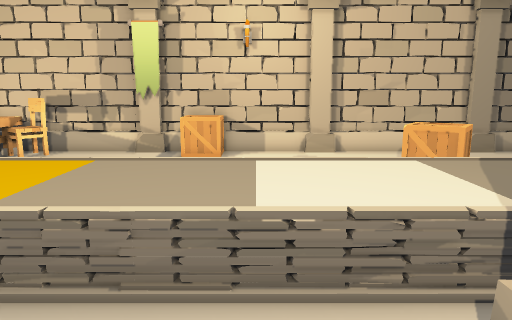
view 1 (above)

17 first-person views from a walk through a scene from a Unity 3-D project. The camera is 1.4 m above the floor, tilts 10° down and sees 70° across. The floor is counted in squares, 0.5 m on a side. Each view is taken from the middle of a square. On the plan, view 1 faces up. The plan holds only what a view shows up to about 20 squares ahead; the rest is blank. The player character is not drawn.

view 2
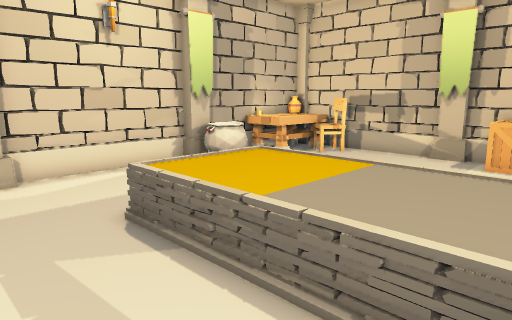

view 3
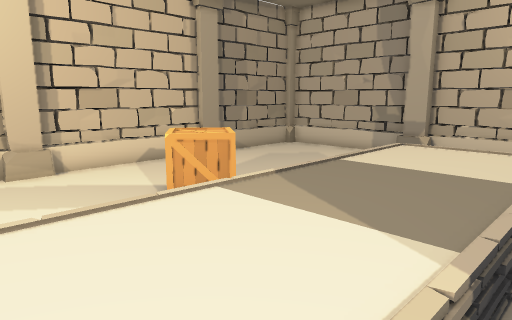

view 4
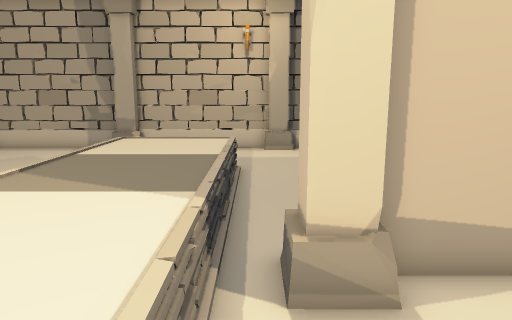

view 5
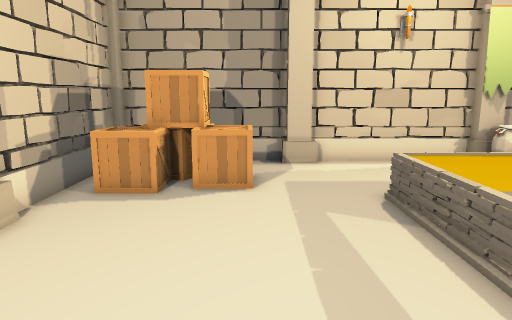

view 6
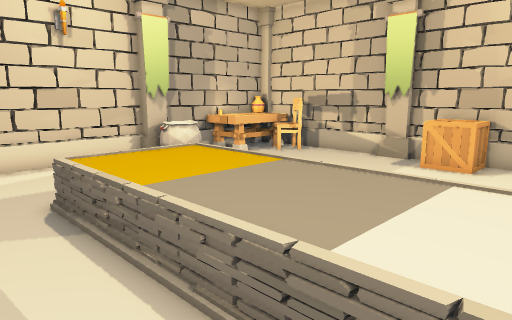

view 7
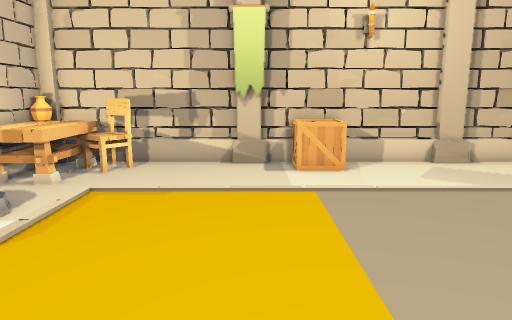

view 8
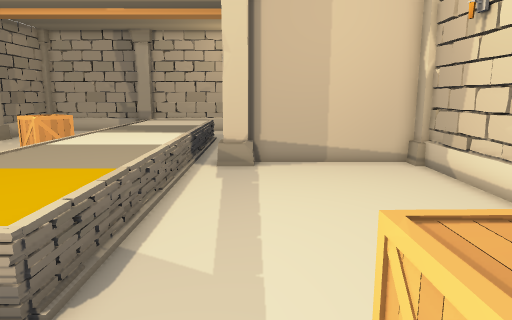

view 9
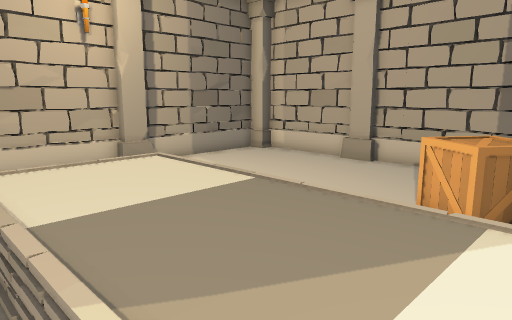

view 10
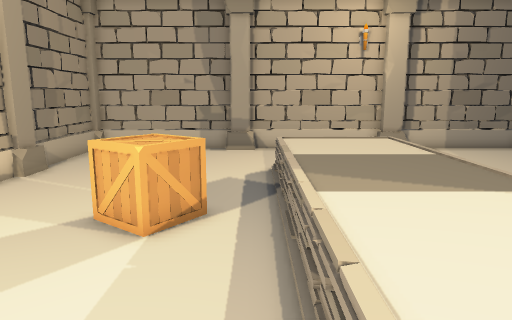

view 11
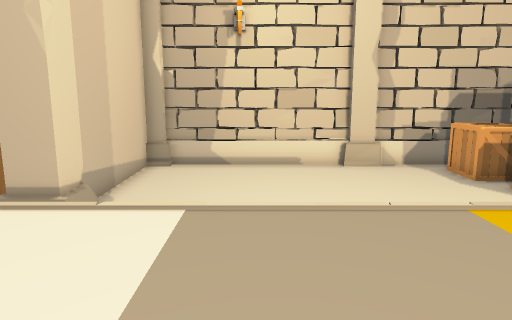

view 12
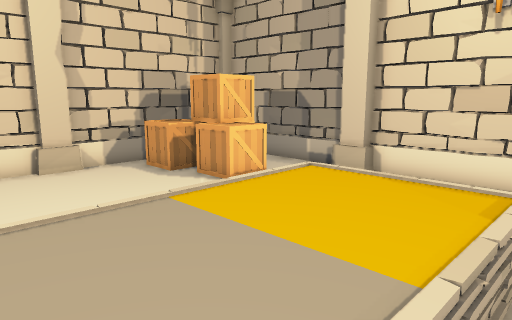

view 13
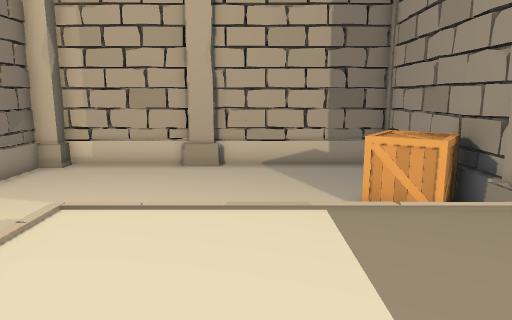

view 14
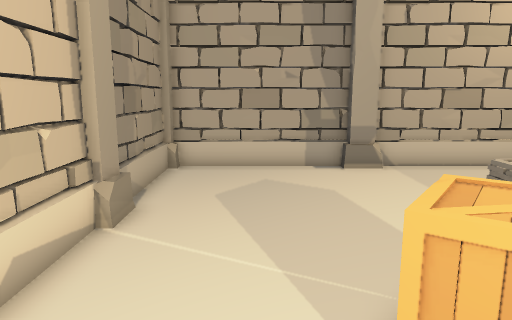

view 15
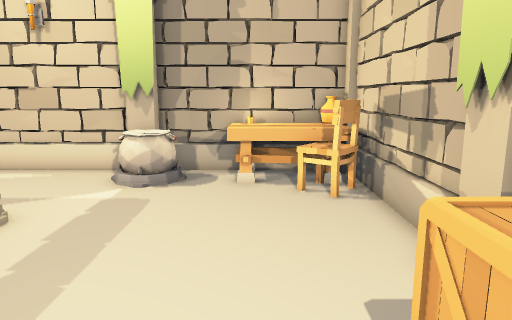

view 16
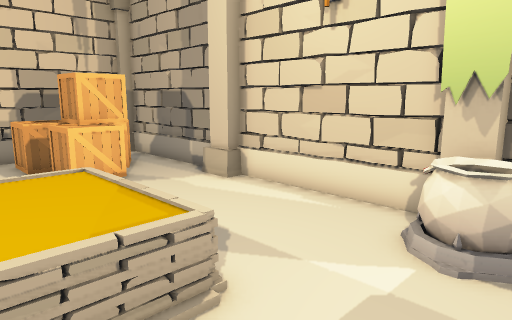

view 17
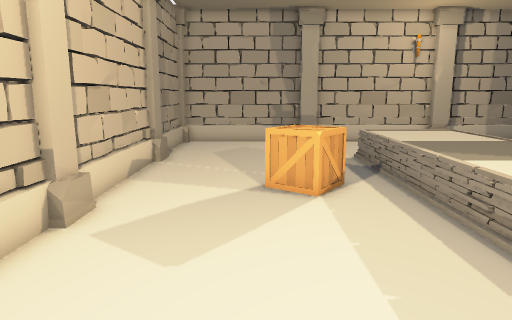

### Floor plan
Key: @ floor where view 1 was taken; # wall or solid block; . floor; = window, fence, low wall or low ledge; ^ raised ledge; C column; T table; B box; H chair; P pot.
Columns run from 14 left of view 1 to 18 right of it. Each row starts with its distance up from view 1.
 19  #### ###########C###  ##C#######
 18 ##T#####C# BB ..#CC######CC#..#C#
 17 #TTHH......BB...................#
 16 #TT=............................#
 15 #TT.............................#
 14 #TT.................B...........#
 13 #..........  ......BBB..........#
 12 #PP........  ......BBB......... #
 11 ##PP......   .......B..........CC
 10 #CP......   ...................C#
  9 #.....^^^^^^^^^^^^^^^^^^^^^.....#
  8 #.....^^^^^^^^^^^^^^^^^^^^^   ..#
  7 #.....^^^^^^^^^^^^^^^^^^^^^   ..#
  6 #.....^^^^^^^^^^^^^^^^^^^^^   ..#
  5 #.....^^^^^^^^^^^^^^^^^^^^^.....#
  4 #.............................. #
  3 CC...............CC............CC
  2 #C...............C#BB     .....C#
  1 #..BBB...........#BBB...........#
  0 #..BBB........@..##BB...........#
 -1 #.BBB#...........##.............#
 -2 #.BBBBB..........##.............#
 -3 #. BBBB..........##.............#
 -4 #.  B#B..........##............C#
 -5 #########C###############C#####C
 -6         CC               CC

Positions as (right, up) in squares from view 1, and headings:
1: (0, 0), facing up
2: (0, 1), facing up-left
3: (0, 4), facing up-right
4: (-2, 4), facing right
5: (2, 1), facing left
6: (2, 2), facing up-left
7: (-5, 3), facing up
8: (-12, 2), facing right
9: (3, 10), facing down-right
10: (-2, 10), facing right
11: (-1, 10), facing down
12: (-1, 10), facing down-left
13: (9, 10), facing down
14: (3, 15), facing right
15: (0, 15), facing left
16: (-5, 13), facing down-left
17: (-5, 14), facing right
